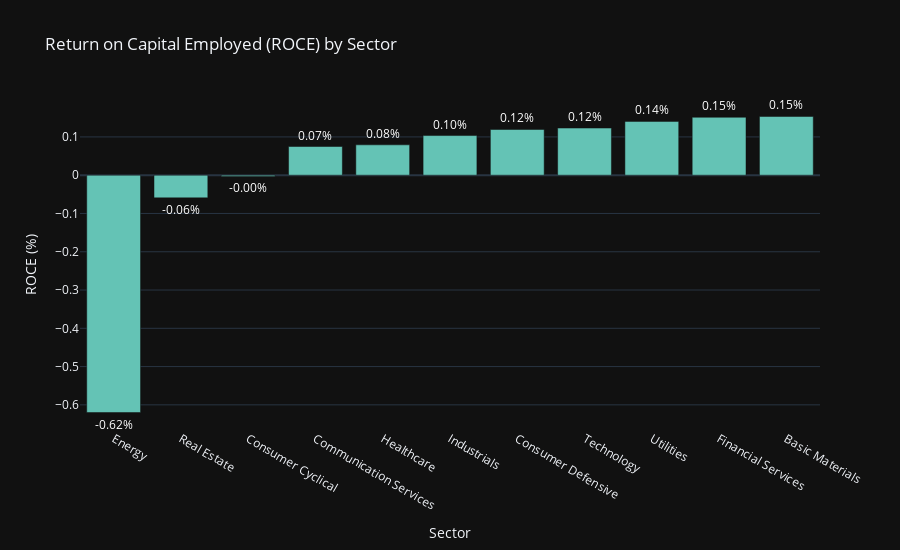

The notebook cell saved with this chart:
### Markdown cell above
- **`Communication Services`:** Extremely negative net margin at -0.57%, implying average losses after all expenses.
- **`Healthcare`:** Break-even net margin at 0.01%, indicating the sector is just managing to cover its costs.
- **`Consumer Defensive`:** Positive yet low net margin at 0.04%, showing some profitability.
- **`Basic Materials`:** Also a low net margin at 0.08%, meaning that despite operational profits, the final profitability remains modest.
- **`Consumer Cyclical`:** Comparable net margin to Basic Materials at 0.09%, reflecting slight profitability after all expenses.
- **`Technology`:** With a net margin of 0.16%, it's better than the preceding sectors but still modest.
- **`Energy`:** Net margin of 0.21%, showing that energy companies can maintain reasonable profitability after all costs.
- **`Financial Services`:** A higher net margin at 0.34%, demonstrating that this sector is more profitable compared to many others.
- **`Utilities`:** Solid net margin at 0.34%, on par with Financial Services, indicative of strong profitability.
- **`Industrials`:** High net margin at 0.64%, one of the highest, suggesting that industrial companies are quite profitable after all expenses.
- **`Real Estate`:** The highest net margin reported at 1.20%, marking it as the most profitable sector among those listed after accounting for all expenses.

This overview reveals a significant spectrum in terms of profitability with the Real Estate sector leading in terms of net margin, while Communication Services struggle with net losses. The analysis suggests a robust profitability for sectors like Real Estate and Industrials post all deductions, whereas sectors like Healthcare operate at a no-gain, no-loss basis.

### Code cell
sector_means = sector_means.sort_values(by=['roce'], ascending=True)

fig_roce = go.Figure()
fig_roce.add_trace(go.Bar(x=sector_means.index, y=sector_means['roce'], name='ROCE', marker_color='rgb(100, 195, 181)',text=sector_means['roce'].apply(lambda x: f'{x:.2f}%'), textposition='outside', textfont=dict(color='white')))
fig_roce.update_layout(height=550, title='Return on Capital Employed (ROCE) by Sector', xaxis_title='Sector', yaxis_title='ROCE (%)', template='plotly_dark')
fig_roce.show()

### Figure 1 — Plotly figure (JSON) as saved in the notebook; plotly's stock layout.template omitted (floating-point values rounded to 4 significant figures)
{"data": [{"marker": {"color": "rgb(100, 195, 181)"}, "name": "ROCE", "text": ["-0.62%", "-0.06%", "-0.00%", "0.07%", "0.08%", "0.10%", "0.12%", "0.12%", "0.14%", "0.15%", "0.15%"], "textfont": {"color": "white"}, "textposition": "outside", "type": "bar", "x": ["Energy", "Real Estate", "Consumer Cyclical", "Communication Services", "Healthcare", "Industrials", "Consumer Defensive", "Technology", "Utilities", "Financial Services", "Basic Materials"], "y": [-0.6201, -0.05922, -0.00333, 0.07497, 0.07931, 0.1036, 0.1194, 0.1232, 0.1406, 0.1513, 0.1535]}], "layout": {"height": 550, "title": {"text": "Return on Capital Employed (ROCE) by Sector"}, "xaxis": {"title": {"text": "Sector"}}, "yaxis": {"title": {"text": "ROCE (%)"}}}}
